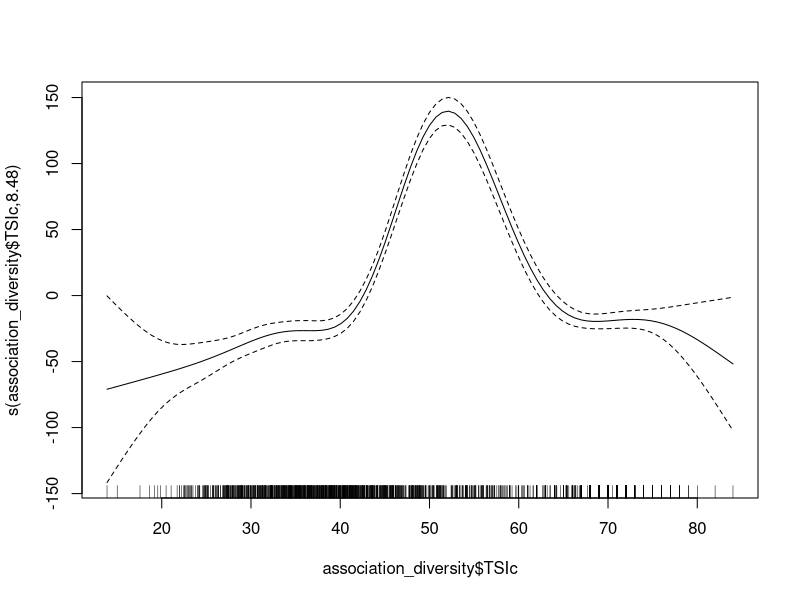
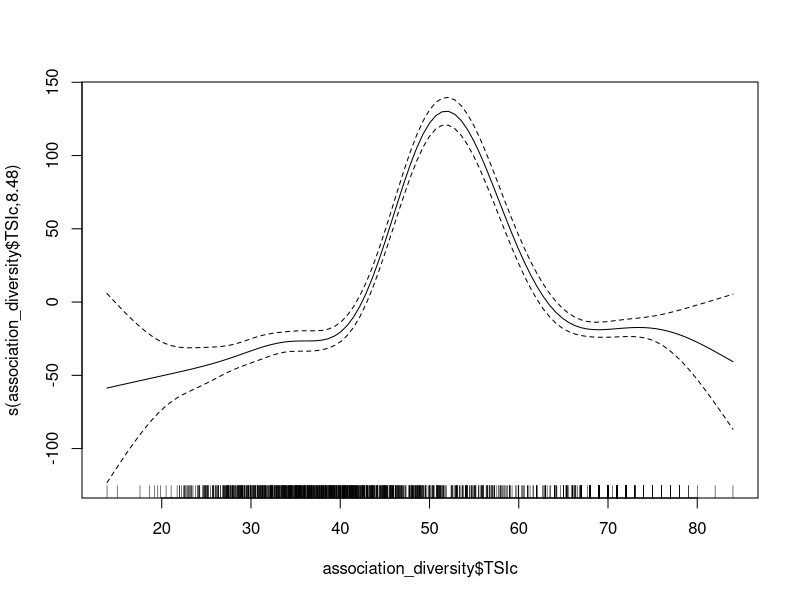
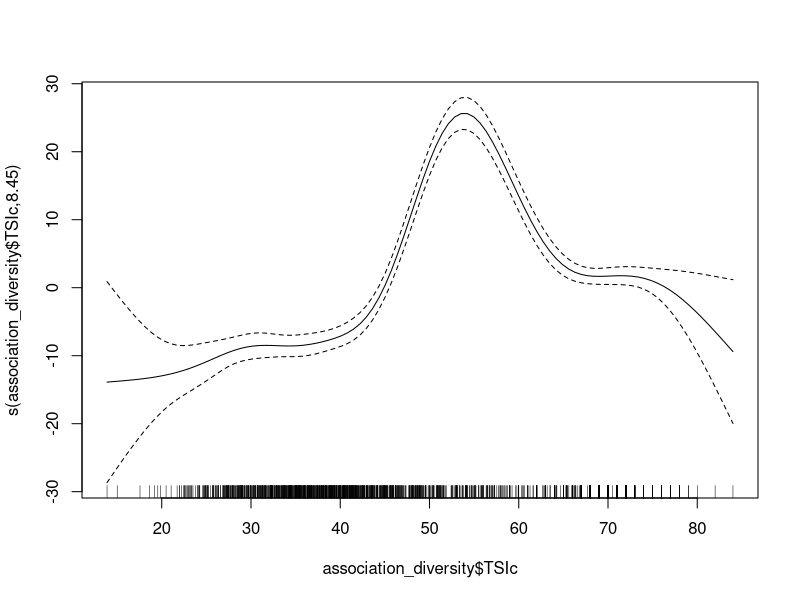
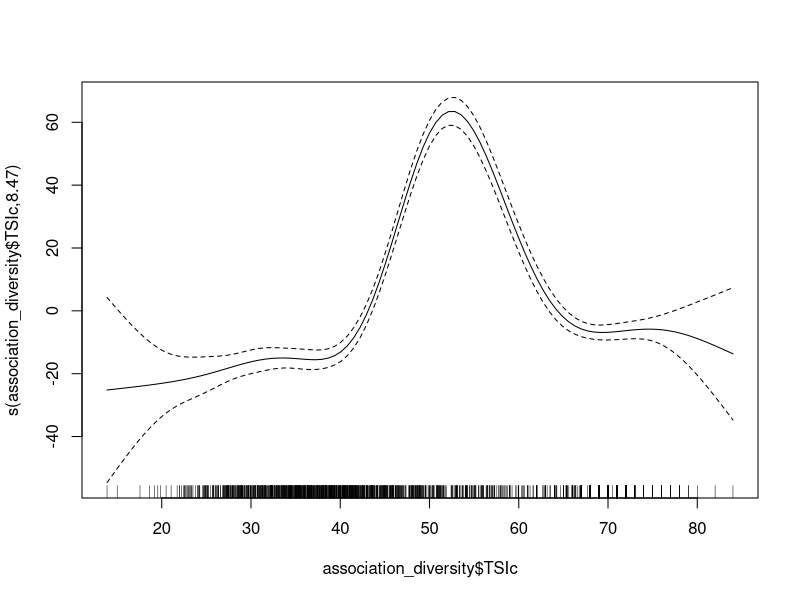
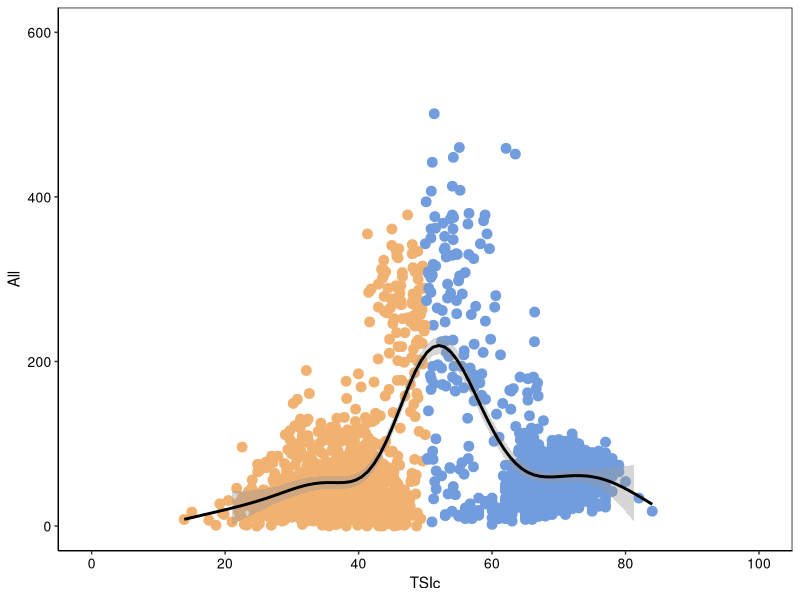
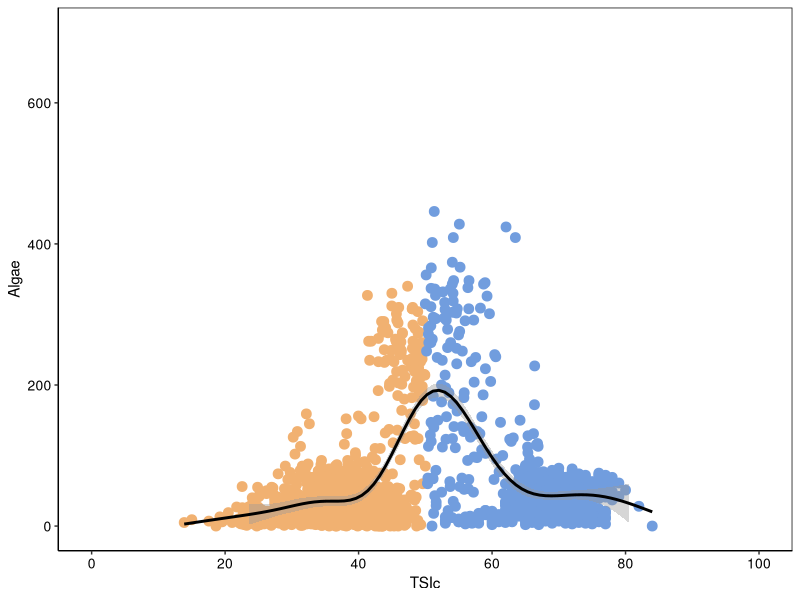
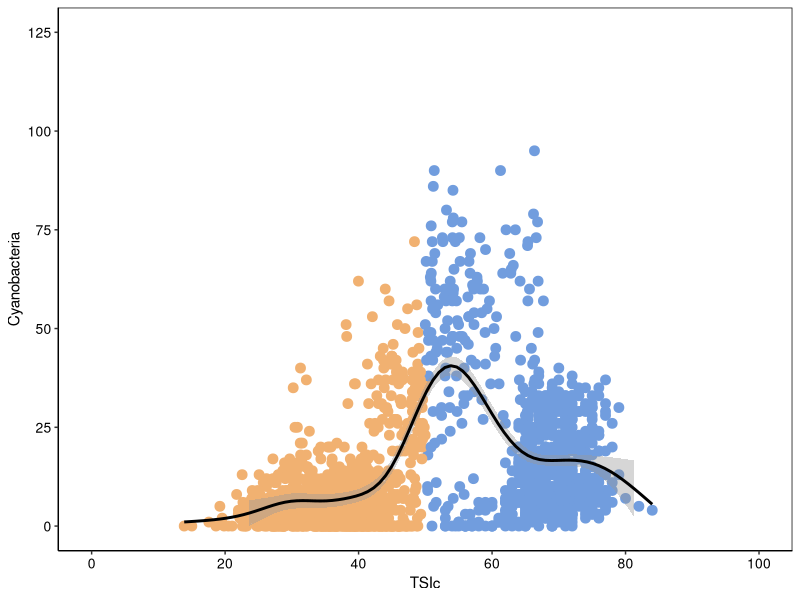
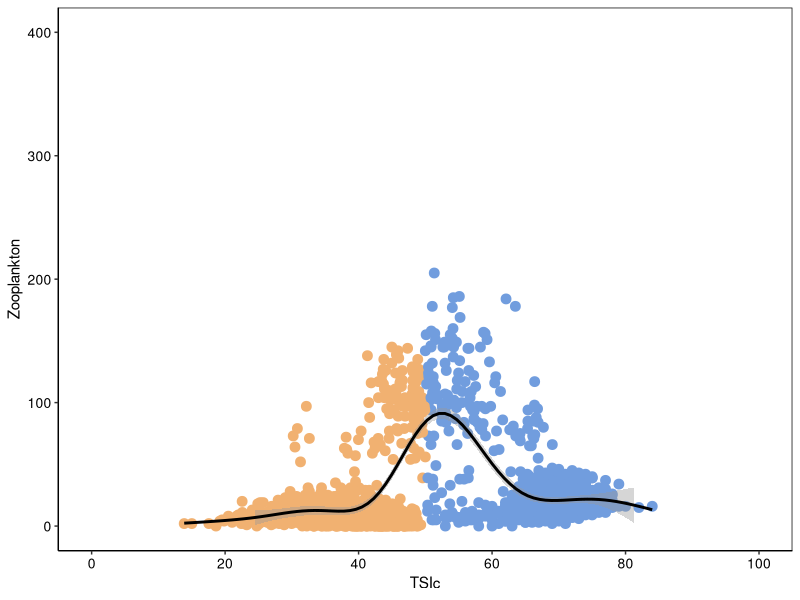

These charts were generated, in order, by the following R code:
association_diversity <- read.csv('interaction_div_all.csv', header=TRUE, row.names = 1)
library(mgcv)
library(ggplot2)
library(ggsci)
gam_all <- gam(association_diversity$All ~ s(association_diversity$TSIc,k=10), family=gaussian(link='identity'))
summary(gam_all)
plot(gam_all)
gam_Algae <- gam(association_diversity$Algae ~ s(association_diversity$TSIc,k=10), family=gaussian(link='identity'))
summary(gam_Algae)
plot(gam_Algae)
gam_Cyanobacteria <- gam(association_diversity$Cyanobacteria ~ s(association_diversity$TSIc,k=10), family=gaussian(link='identity'))
summary(gam_Cyanobacteria)
plot(gam_Cyanobacteria)
gam_Zooplankton <- gam(association_diversity$Zooplankton ~ s(association_diversity$TSIc,k=10), family=gaussian(link='identity'))
summary(gam_Zooplankton)
plot(gam_Zooplankton)


p1 <- ggplot(association_diversity, aes(x = TSIc, y = All, color=TSI_group)) +
        geom_point(size=3) +
        ylim(0, 600)+
        scale_x_continuous(limits=c(0,100),breaks = seq(0, 100, 20))+
        stat_smooth(method = "gam", formula = y ~ s(x,k=10), color = "black", se = TRUE) +
        scale_color_manual(values = c("Low" = "#F1B171", "High" = "#719DDE")) +
        theme(
          panel.background = element_blank(),      
          panel.grid.major = element_blank(),     
          panel.grid.minor = element_blank(),     
          panel.border = element_rect(colour = "black", fill = NA),  
          axis.line = element_line(colour = "black"),
          axis.text = element_text(size = 10, color = "black"),
          legend.position = "none"
        )
p1
ggsave("div_all_plots.pdf", p1, width = 10, height = 8, units = "cm")

p2 <- ggplot(association_diversity, aes(x = TSIc, y = Algae, color=TSI_group)) +
        geom_point(size=3) +
        ylim(0, 700)+
        scale_x_continuous(limits=c(0,100),breaks = seq(0, 100, 20))+
        stat_smooth(method = "gam", formula = y ~ s(x,k=10), color = "black", se = TRUE) +
        scale_color_manual(values = c("Low" = "#F1B171", "High" = "#719DDE")) +
        theme(
          panel.background = element_blank(),      
          panel.grid.major = element_blank(),     
          panel.grid.minor = element_blank(),     
          panel.border = element_rect(colour = "black", fill = NA),  
          axis.line = element_line(colour = "black"),
          axis.text = element_text(size = 10, color = "black"),
          legend.position = "none"
        )
p2

p3 <- ggplot(association_diversity, aes(x = TSIc, y = Cyanobacteria, color=TSI_group)) +
        geom_point(size=3) +
        scale_x_continuous(limits=c(0,100),breaks = seq(0, 100, 20))+
        scale_y_continuous(limits=c(0,125),breaks = seq(0, 125, 25))+
        #ylim(0, 125)+
        stat_smooth(method = "gam", formula = y ~ s(x,k=10), color = "black", se = TRUE) +
        scale_color_manual(values = c("Low" = "#F1B171", "High" = "#719DDE")) +
        theme(
          panel.background = element_blank(),      
          panel.grid.major = element_blank(),     
          panel.grid.minor = element_blank(),     
          panel.border = element_rect(colour = "black", fill = NA),  
          axis.line = element_line(colour = "black"),
          axis.text = element_text(size = 10, color = "black"),
          legend.position = "none"
        )
p3

p4 <- ggplot(association_diversity, aes(x = TSIc, y = Zooplankton, color=TSI_group)) +
        geom_point(size=3) +
        ylim(0, 400)+
        scale_x_continuous(limits=c(0,100),breaks = seq(0, 100, 20))+
        stat_smooth(method = "gam", formula = y ~ s(x,k=10), color = "black", se = TRUE) +
        scale_color_manual(values = c("Low" = "#F1B171", "High" = "#719DDE")) +
        theme(
          panel.background = element_blank(),      
          panel.grid.major = element_blank(),     
          panel.grid.minor = element_blank(),     
          panel.border = element_rect(colour = "black", fill = NA),  
          axis.line = element_line(colour = "black"),
          axis.text = element_text(size = 10, color = "black"),
          legend.position = "none"
        )
p4

library(cowplot)
combined_plot <- plot_grid(p2, p3, p4,nrow = 2, ncol = 3, align = 'hv')
combined_plot
ggsave("div_each_plots.pdf", combined_plot, width = 18, height = 12, units = "cm")

#******************************************************************************

